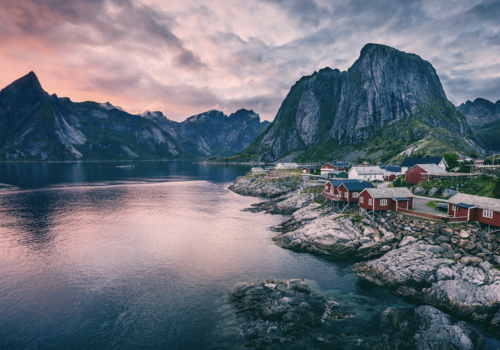
#> input picture Norway.png, 500 x 350 px
$ python b.histogram_plot.py
#> lines starting #> are read from the running program, lines starting #| are printed output that depends on the picture
import cv2
import numpy as np
from matplotlib import pyplot as plt

img = cv2.imread("Norway.png")
#> img is the input picture: shape (350, 500, 3); mean B, G, R 122.1, 111.8, 107.4
b, g, r = cv2.split(img)
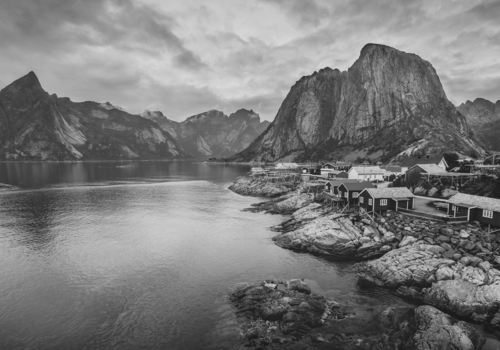
#> b: shape (350, 500); min 23, max 218, mean 122.1
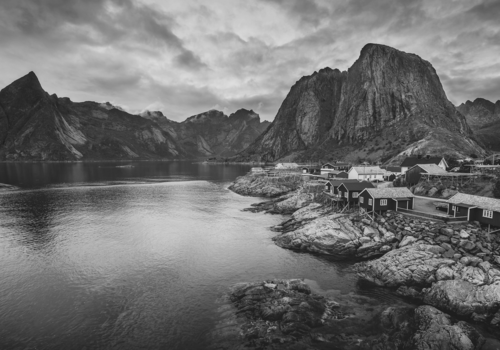
#> g: shape (350, 500); min 25, max 222, mean 111.8
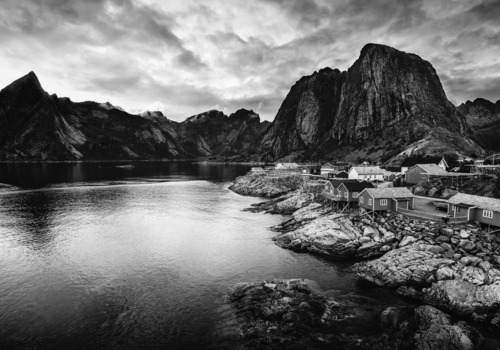
#> r: shape (350, 500); min 6, max 249, mean 107.4

cv2.imshow("img", img)
cv2.imshow("b", b)
cv2.imshow("g", g)
cv2.imshow("r", r)


plt.hist(b.ravel(), 256, [0, 256])
plt.show()
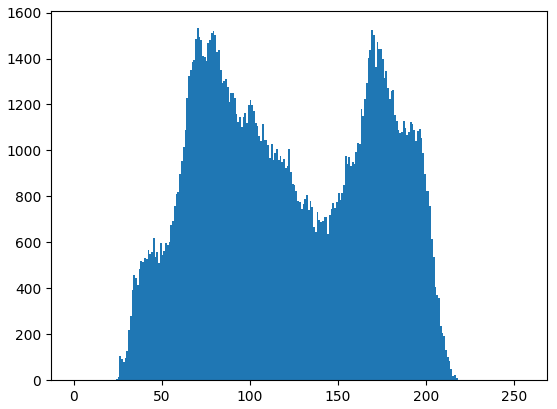
#> figure drawn by matplotlib, 1 panel; tallest bar 1532 high, from x = 70 to 71
